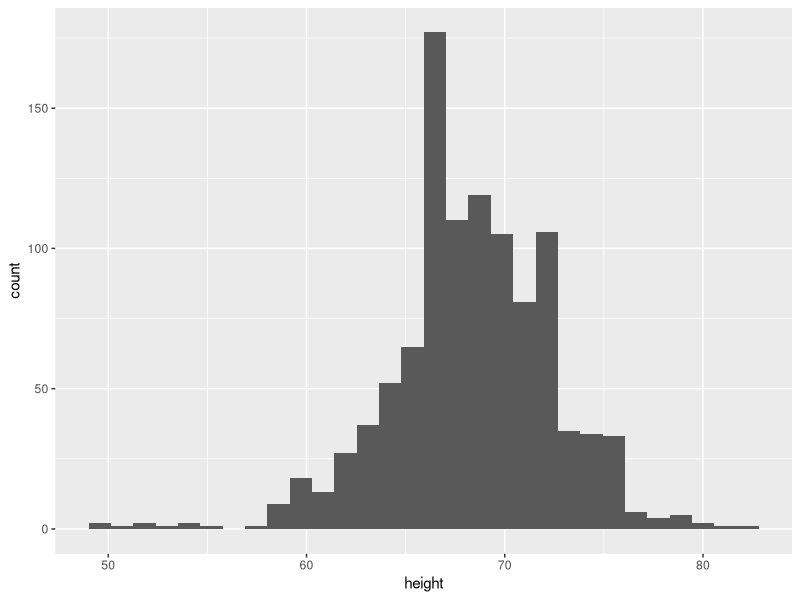
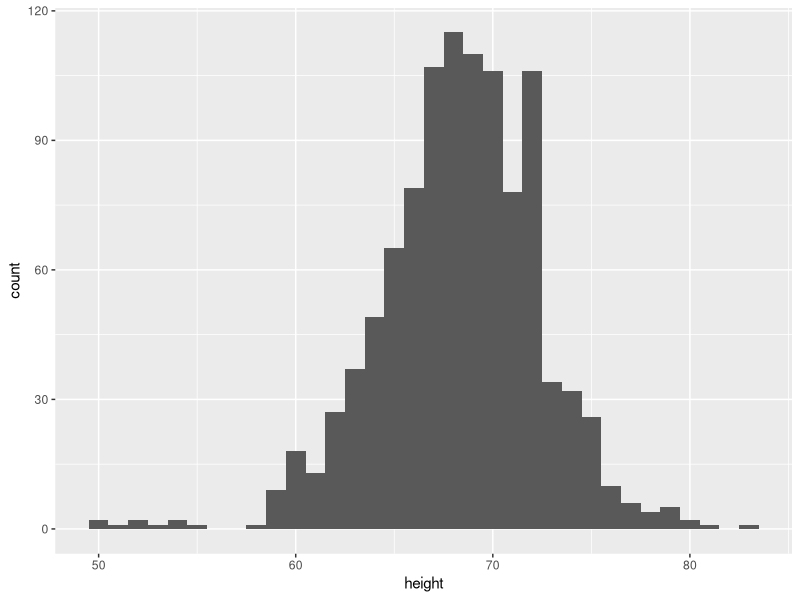
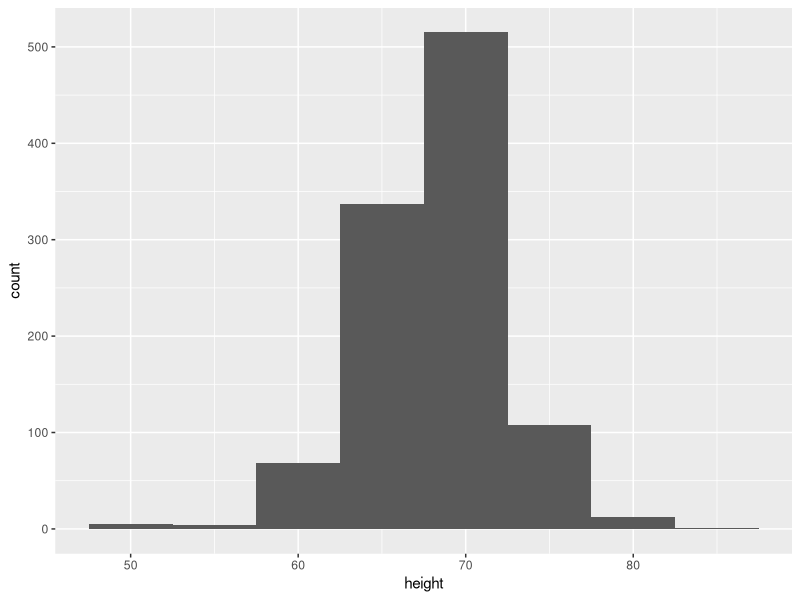
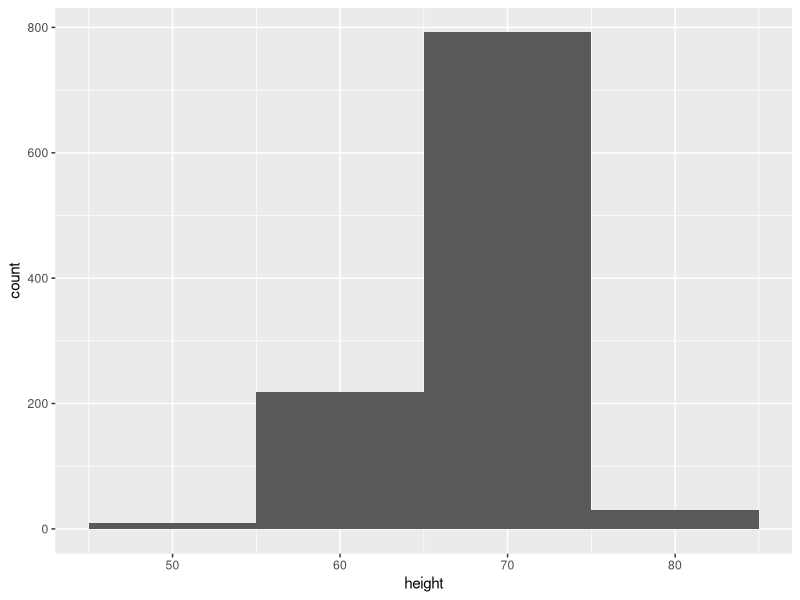
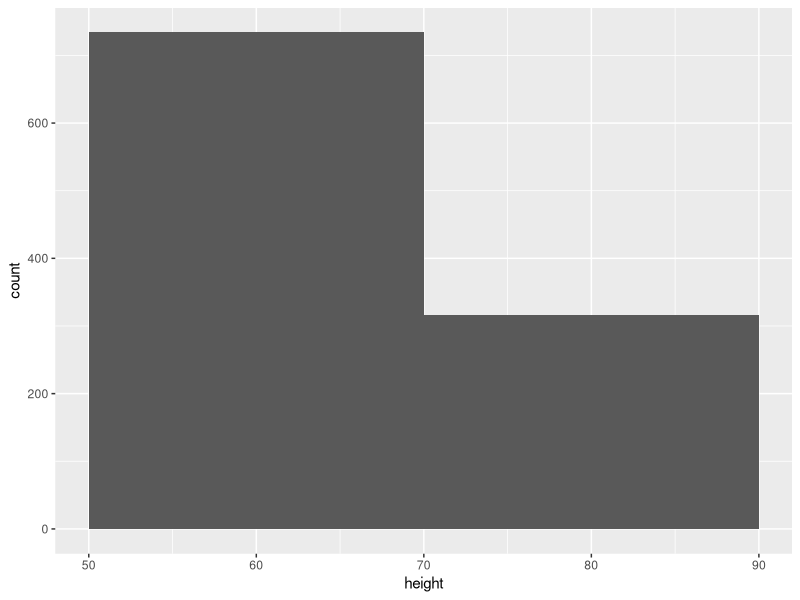
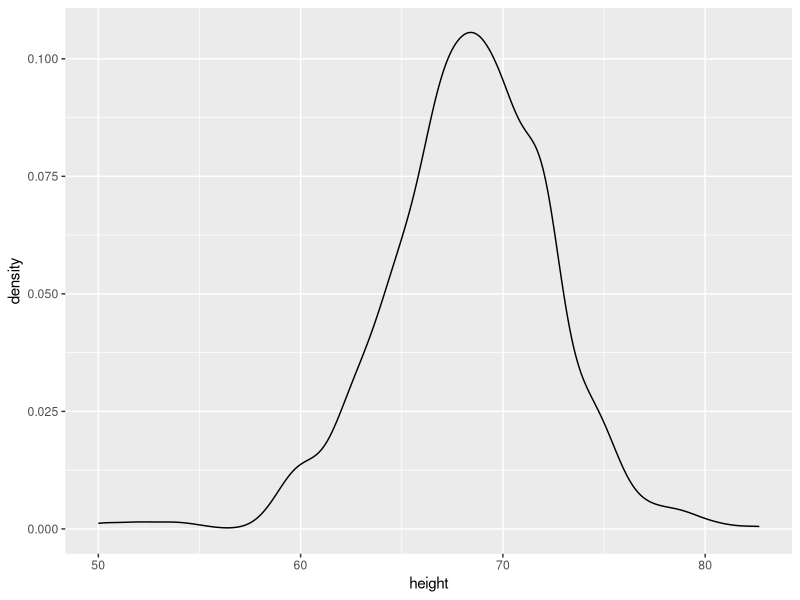
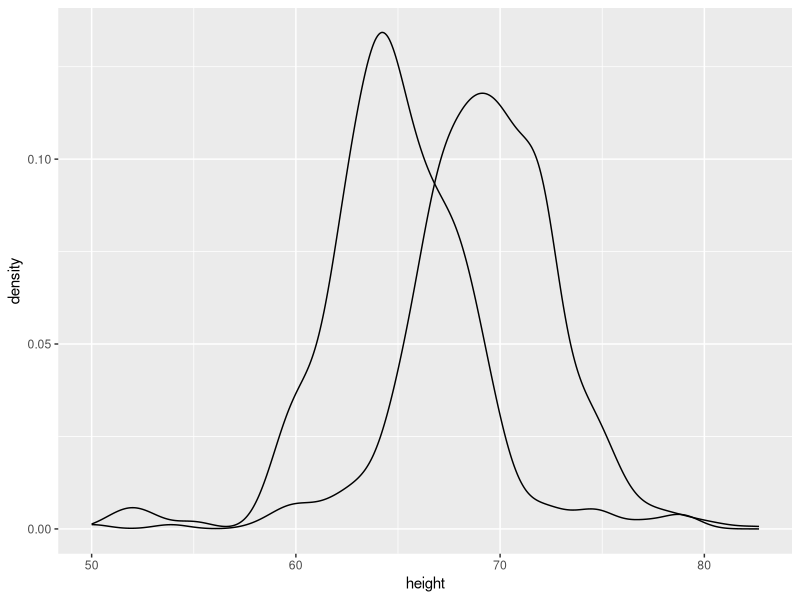
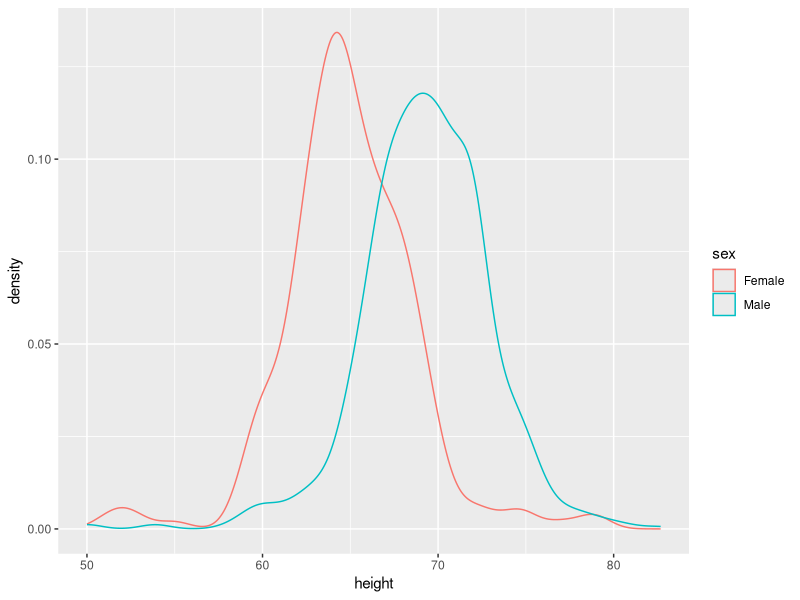

The R script that drew these images, in order:
## ---- chunk 1
knitr::opts_chunk$set(echo = TRUE)
library(tidyverse)
## ---- chunk 2
#install.packages("dslabs")
library(dslabs) 
data(heights)
glimpse(heights)
## ---- chunk 3
ggplot(heights, aes(x = height)) + geom_histogram()

## ---- chunk 4
ggplot(heights, aes(x = height)) + geom_histogram(binwidth = 1)

ggplot(heights, aes(x = height)) + geom_histogram(binwidth = 5)

ggplot(heights, aes(x = height)) + geom_histogram(binwidth = 10)

ggplot(heights, aes(x = height)) + geom_histogram(binwidth = 20)

## ---- chunk 5
ggplot(heights, aes(x = height)) + geom_density()
## ---- chunk 6
ggplot(heights, aes(x = height, group = sex)) + geom_density()
## ---- chunk 7
ggplot(heights, aes(x = height, color = sex)) + geom_density()

ggplot(heights, aes(x = height, fill = sex)) + geom_density()

## ---- chunk 8
ggplot(heights, aes(x = height, fill = sex)) + geom_density(alpha = 1/2)
## ---- chunk 9
ggplot(heights, aes(x = height, y = sex)) + geom_boxplot()
## ---- chunk 10
heights %>% summarise(mean(height))

heights %>% summarise(median(height))
## ---- chunk 11
heights %>% group_by(sex) %>% summarise(mean(height), median(height))

## ---- chunk 12
heights %>% filter(sex == "Female") %>% summarise(tallest_woman = max(height))

heights %>% filter(sex == "Male") %>% summarise(shortest_man = min(height))

## ---- chunk 13
##heights %>% group_by(sex) %>% summarise(mean_heights = mean(height)) %>% ggplot(heights, aes(x = mean_heights, y = sex)) + geom_bar()



## ---- chunk 14
# install.packages("pscl")
library(pscl) # loads in the package that has this data. 
## You might need to install this...

# data for presidental elections
votedata <-  presidentialElections
glimpse(votedata)
## ---- chunk 15



## ---- chunk 16



## ---- chunk 17



## ---- chunk 18


## ---- chunk 19


## ---- chunk 20



## ---- chunk 21


## ---- chunk 22
library(maps)
votedata$state <- tolower(votedata$state)  ## states need to be lowercase for linking

states_map <- map_data("state") ## this gives us the lat and long for each point of each state.
  
map_plot <-  ggplot(data =  votedata %>% filter(year == 2008), aes(map_id = state)) +
    geom_map(aes(fill = demVote), map = states_map) +
    expand_limits(x = states_map$long, y = states_map$lat)

map_plot  
## ---- chunk 23
map_plot <-  ggplot(data =  votedata %>% filter(year == 2016), aes(map_id = state)) +
  geom_map(aes(fill = demVote), map = states_map)+
  expand_limits(x = states_map$long, y = states_map$lat)

map_plot  
## ---- chunk 24


## ---- chunk 25


## ---- chunk 26


## ---- chunk 27
library(palmerpenguins)
glimpse(penguins)
## ---- chunk 28


## ---- chunk 29


## ---- chunk 30


## ---- chunk 31



## ---- chunk 32



## ---- chunk 33
